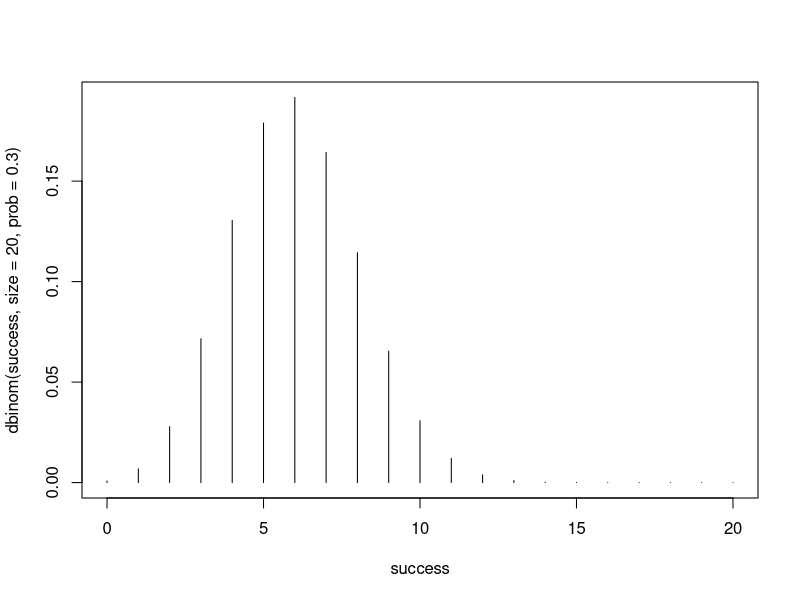
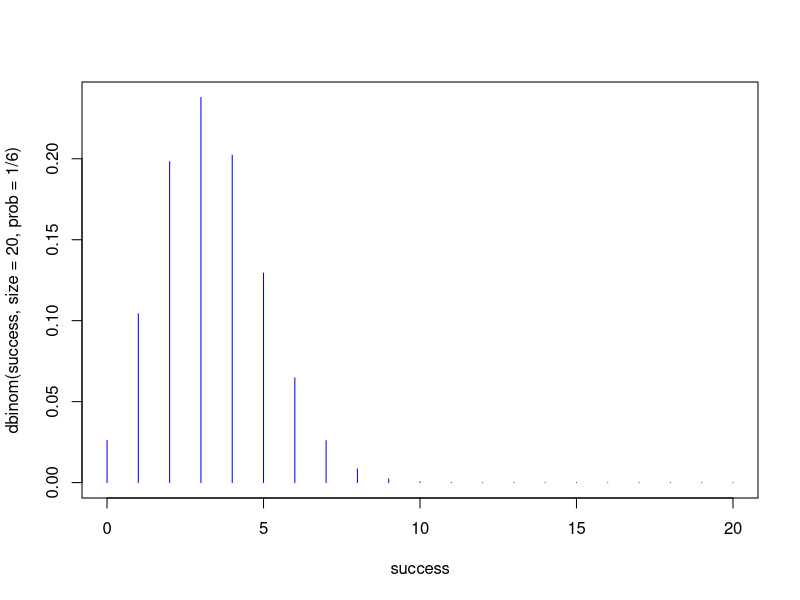
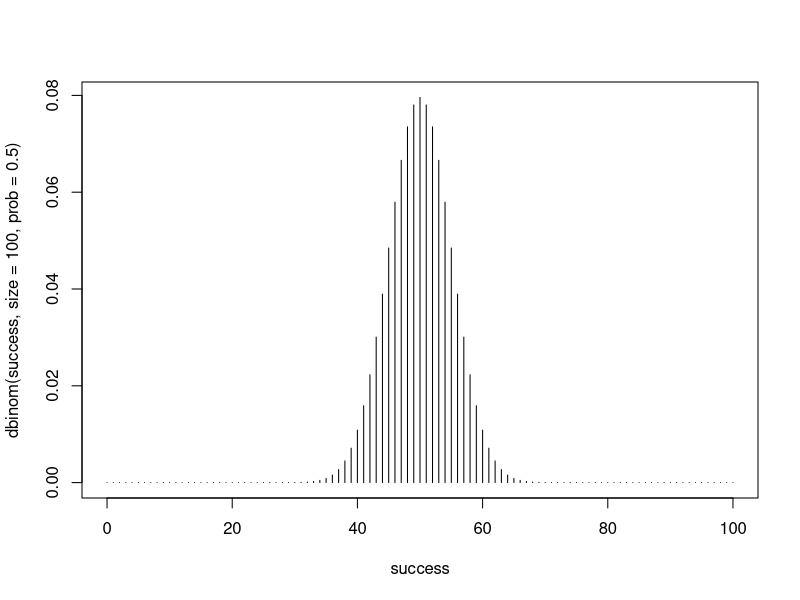
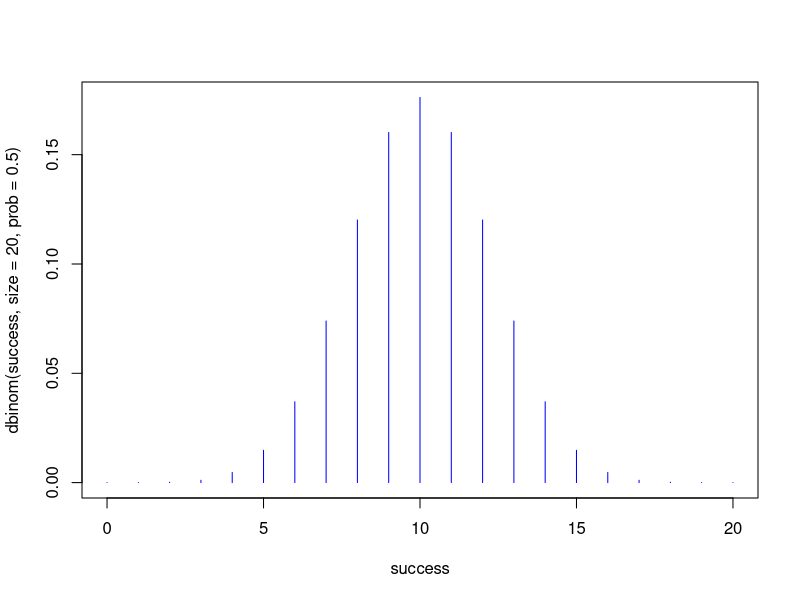
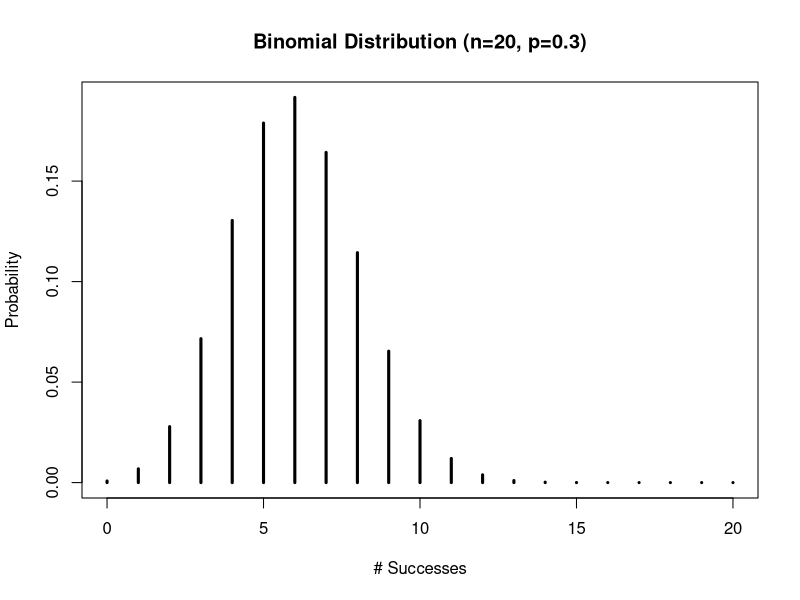

The R source for these figures, in order:
#Graph the binomial distribution 
# Website: https://www.statology.org/plot-binomial-distribution-r/

# For example, the following code illustrates how to plot 
# a probability mass function for a binomial distribution 
# with size = 20 and prob = 0.3:

success <- 0:20

plot(success, dbinom(success, size=20, prob=.3),type='h')

#Plot Example from Learning Statistics 
# Dice rolls = 20, probability = 1/6
plot(success, dbinom(success, size=20, prob=1/6),type='h',
     col = "blue")

#Binomial distribution for flipping a coin 100 times
success <- 0:100

plot(success, dbinom(success, size=100, prob=.5),type='h')

#Binomial distribution for flipping a coin 20 times
success <- 0:20

plot(success, dbinom(success, size=20, prob=.5),type='h', 
     col = "blue")

#Make the plot look better 
#Binomial distribution for flipping a coin 100 times
success <- 0:20

plot(success,dbinom(success,size=20,prob=.3),
     type='h',
     main='Binomial Distribution (n=20, p=0.3)',
     ylab='Probability',
     xlab ='# Successes',
     lwd=3)

# You can use the following code to obtain the actual 
# probabilities for each number of successes shown in the plot:

# Turn off scientific notation 
options(scipen=999) 


#define range of successes
success <- 0:20

#display probability of success for each number of trials
dbinom(success, size=20, prob=.3)


